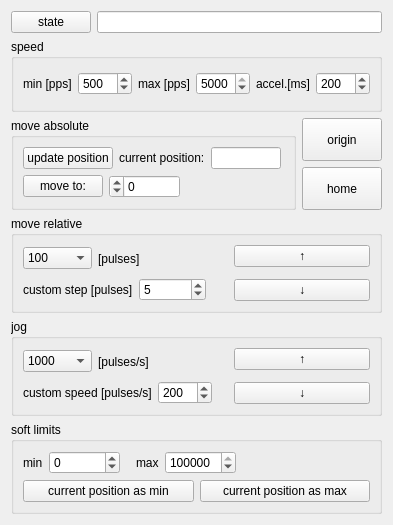
<?xml version="1.0" encoding="UTF-8"?>
<ui version="4.0">
 <class>Form</class>
 <widget class="QWidget" name="Form">
  <property name="geometry">
   <rect>
    <x>0</x>
    <y>0</y>
    <width>362</width>
    <height>525</height>
   </rect>
  </property>
  <property name="windowTitle">
   <string>GSC-01 stage controller</string>
  </property>
  <layout class="QVBoxLayout" name="verticalLayout">
   <item>
    <layout class="QHBoxLayout" name="horizontalLayout_11">
     <item>
      <widget class="QPushButton" name="device_state_pushButton">
       <property name="text">
        <string>state</string>
       </property>
      </widget>
     </item>
     <item>
      <widget class="QLineEdit" name="device_state_lineEdit">
       <property name="sizePolicy">
        <sizepolicy hsizetype="Expanding" vsizetype="Fixed">
         <horstretch>0</horstretch>
         <verstretch>0</verstretch>
        </sizepolicy>
       </property>
       <property name="readOnly">
        <bool>true</bool>
       </property>
      </widget>
     </item>
    </layout>
   </item>
   <item>
    <widget class="QGroupBox" name="groupBox_5">
     <property name="title">
      <string>speed</string>
     </property>
     <layout class="QHBoxLayout" name="horizontalLayout_13">
      <item>
       <widget class="QLabel" name="label_8">
        <property name="text">
         <string>min [pps]</string>
        </property>
       </widget>
      </item>
      <item>
       <widget class="QSpinBox" name="speed_min_spinBox">
        <property name="minimum">
         <number>100</number>
        </property>
        <property name="maximum">
         <number>1000</number>
        </property>
        <property name="value">
         <number>500</number>
        </property>
       </widget>
      </item>
      <item>
       <widget class="QLabel" name="label_9">
        <property name="text">
         <string>max [pps]</string>
        </property>
       </widget>
      </item>
      <item>
       <widget class="QSpinBox" name="speed_max_spinBox">
        <property name="minimum">
         <number>101</number>
        </property>
        <property name="maximum">
         <number>5000</number>
        </property>
        <property name="value">
         <number>5000</number>
        </property>
       </widget>
      </item>
      <item>
       <widget class="QLabel" name="label_10">
        <property name="text">
         <string>accel.[ms]</string>
        </property>
       </widget>
      </item>
      <item>
       <widget class="QSpinBox" name="acceleration_spinBox">
        <property name="minimum">
         <number>10</number>
        </property>
        <property name="maximum">
         <number>1000</number>
        </property>
        <property name="value">
         <number>200</number>
        </property>
       </widget>
      </item>
     </layout>
    </widget>
   </item>
   <item>
    <layout class="QHBoxLayout" name="horizontalLayout_12">
     <item>
      <widget class="QGroupBox" name="groupBox">
       <property name="title">
        <string>move absolute</string>
       </property>
       <layout class="QVBoxLayout" name="verticalLayout_4">
        <item>
         <layout class="QHBoxLayout" name="horizontalLayout_3">
          <item>
           <widget class="QPushButton" name="update_position_pushButton">
            <property name="text">
             <string>update position</string>
            </property>
           </widget>
          </item>
          <item>
           <widget class="QLabel" name="label">
            <property name="text">
             <string>current position:</string>
            </property>
           </widget>
          </item>
          <item>
           <widget class="QLineEdit" name="current_position_lineEdit">
            <property name="maxLength">
             <number>12</number>
            </property>
            <property name="readOnly">
             <bool>true</bool>
            </property>
           </widget>
          </item>
          <item>
           <spacer name="horizontalSpacer">
            <property name="orientation">
             <enum>Qt::Horizontal</enum>
            </property>
            <property name="sizeHint" stdset="0">
             <size>
              <width>40</width>
              <height>20</height>
             </size>
            </property>
           </spacer>
          </item>
         </layout>
        </item>
        <item>
         <layout class="QHBoxLayout" name="horizontalLayout_5">
          <item>
           <widget class="QPushButton" name="move_to_pushButton">
            <property name="text">
             <string>move to:</string>
            </property>
           </widget>
          </item>
          <item>
           <widget class="QSpinBox" name="absolute_move_position_spinbox">
            <property name="layoutDirection">
             <enum>Qt::RightToLeft</enum>
            </property>
            <property name="minimum">
             <number>-16777215</number>
            </property>
            <property name="maximum">
             <number>16777215</number>
            </property>
           </widget>
          </item>
          <item>
           <spacer name="horizontalSpacer_2">
            <property name="orientation">
             <enum>Qt::Horizontal</enum>
            </property>
            <property name="sizeHint" stdset="0">
             <size>
              <width>40</width>
              <height>20</height>
             </size>
            </property>
           </spacer>
          </item>
         </layout>
        </item>
       </layout>
      </widget>
     </item>
     <item>
      <layout class="QVBoxLayout" name="verticalLayout_8">
       <item>
        <widget class="QPushButton" name="origin_pushButton">
         <property name="sizePolicy">
          <sizepolicy hsizetype="Minimum" vsizetype="Minimum">
           <horstretch>0</horstretch>
           <verstretch>0</verstretch>
          </sizepolicy>
         </property>
         <property name="text">
          <string>origin</string>
         </property>
        </widget>
       </item>
       <item>
        <widget class="QPushButton" name="home_pushButton">
         <property name="sizePolicy">
          <sizepolicy hsizetype="Minimum" vsizetype="Minimum">
           <horstretch>0</horstretch>
           <verstretch>0</verstretch>
          </sizepolicy>
         </property>
         <property name="text">
          <string>home</string>
         </property>
        </widget>
       </item>
      </layout>
     </item>
    </layout>
   </item>
   <item>
    <widget class="QGroupBox" name="groupBox_2">
     <property name="title">
      <string>move relative</string>
     </property>
     <layout class="QHBoxLayout" name="horizontalLayout_4" stretch="6,4">
      <item>
       <layout class="QVBoxLayout" name="verticalLayout_2">
        <item>
         <layout class="QHBoxLayout" name="horizontalLayout_9">
          <item>
           <widget class="QComboBox" name="move_relative_pulses_comboBox">
            <property name="currentIndex">
             <number>2</number>
            </property>
            <item>
             <property name="text">
              <string>10000</string>
             </property>
            </item>
            <item>
             <property name="text">
              <string>1000</string>
             </property>
            </item>
            <item>
             <property name="text">
              <string>100</string>
             </property>
            </item>
            <item>
             <property name="text">
              <string>10</string>
             </property>
            </item>
            <item>
             <property name="text">
              <string>1</string>
             </property>
            </item>
            <item>
             <property name="text">
              <string>custom</string>
             </property>
            </item>
           </widget>
          </item>
          <item>
           <widget class="QLabel" name="label_4">
            <property name="text">
             <string>[pulses]</string>
            </property>
           </widget>
          </item>
          <item>
           <spacer name="horizontalSpacer_7">
            <property name="orientation">
             <enum>Qt::Horizontal</enum>
            </property>
            <property name="sizeHint" stdset="0">
             <size>
              <width>40</width>
              <height>20</height>
             </size>
            </property>
           </spacer>
          </item>
         </layout>
        </item>
        <item>
         <layout class="QHBoxLayout" name="horizontalLayout_2">
          <item>
           <widget class="QLabel" name="label_7">
            <property name="text">
             <string>custom step [pulses]</string>
            </property>
           </widget>
          </item>
          <item>
           <widget class="QSpinBox" name="custom_move_pulses_spinBox">
            <property name="minimum">
             <number>1</number>
            </property>
            <property name="maximum">
             <number>999999</number>
            </property>
            <property name="value">
             <number>5</number>
            </property>
           </widget>
          </item>
          <item>
           <spacer name="horizontalSpacer_3">
            <property name="orientation">
             <enum>Qt::Horizontal</enum>
            </property>
            <property name="sizeHint" stdset="0">
             <size>
              <width>40</width>
              <height>20</height>
             </size>
            </property>
           </spacer>
          </item>
         </layout>
        </item>
       </layout>
      </item>
      <item>
       <layout class="QVBoxLayout" name="verticalLayout_3">
        <property name="spacing">
         <number>12</number>
        </property>
        <item>
         <widget class="QPushButton" name="move_relative_positive_pushButton">
          <property name="sizePolicy">
           <sizepolicy hsizetype="Minimum" vsizetype="Minimum">
            <horstretch>0</horstretch>
            <verstretch>0</verstretch>
           </sizepolicy>
          </property>
          <property name="styleSheet">
           <string notr="true">font: 75 16pt &quot;Arial&quot;;</string>
          </property>
          <property name="text">
           <string>↑</string>
          </property>
          <property name="iconSize">
           <size>
            <width>16</width>
            <height>16</height>
           </size>
          </property>
         </widget>
        </item>
        <item>
         <widget class="QPushButton" name="move_relative_negative_pushButton">
          <property name="sizePolicy">
           <sizepolicy hsizetype="Minimum" vsizetype="Minimum">
            <horstretch>0</horstretch>
            <verstretch>0</verstretch>
           </sizepolicy>
          </property>
          <property name="styleSheet">
           <string notr="true">font: 75 16pt &quot;Arial&quot;;</string>
          </property>
          <property name="text">
           <string>↓</string>
          </property>
         </widget>
        </item>
       </layout>
      </item>
     </layout>
    </widget>
   </item>
   <item>
    <widget class="QGroupBox" name="groupBox_3">
     <property name="title">
      <string>jog</string>
     </property>
     <layout class="QHBoxLayout" name="horizontalLayout" stretch="6,4">
      <item>
       <layout class="QVBoxLayout" name="verticalLayout_6">
        <item>
         <layout class="QHBoxLayout" name="horizontalLayout_10">
          <item>
           <widget class="QComboBox" name="jog_speed_comboBox">
            <property name="currentIndex">
             <number>1</number>
            </property>
            <item>
             <property name="text">
              <string>2000</string>
             </property>
            </item>
            <item>
             <property name="text">
              <string>1000</string>
             </property>
            </item>
            <item>
             <property name="text">
              <string>500</string>
             </property>
            </item>
            <item>
             <property name="text">
              <string>100</string>
             </property>
            </item>
            <item>
             <property name="text">
              <string>custom</string>
             </property>
            </item>
           </widget>
          </item>
          <item>
           <widget class="QLabel" name="label_5">
            <property name="text">
             <string>[pulses/s]</string>
            </property>
           </widget>
          </item>
          <item>
           <spacer name="horizontalSpacer_8">
            <property name="orientation">
             <enum>Qt::Horizontal</enum>
            </property>
            <property name="sizeHint" stdset="0">
             <size>
              <width>40</width>
              <height>20</height>
             </size>
            </property>
           </spacer>
          </item>
         </layout>
        </item>
        <item>
         <layout class="QHBoxLayout" name="horizontalLayout_6">
          <item>
           <widget class="QLabel" name="label_6">
            <property name="text">
             <string>custom speed [pulses/s]</string>
            </property>
           </widget>
          </item>
          <item>
           <widget class="QSpinBox" name="custom_jog_speed_spinBox">
            <property name="minimum">
             <number>100</number>
            </property>
            <property name="maximum">
             <number>4000</number>
            </property>
            <property name="value">
             <number>200</number>
            </property>
           </widget>
          </item>
          <item>
           <spacer name="horizontalSpacer_4">
            <property name="orientation">
             <enum>Qt::Horizontal</enum>
            </property>
            <property name="sizeHint" stdset="0">
             <size>
              <width>40</width>
              <height>20</height>
             </size>
            </property>
           </spacer>
          </item>
         </layout>
        </item>
       </layout>
      </item>
      <item>
       <layout class="QVBoxLayout" name="verticalLayout_7">
        <property name="spacing">
         <number>12</number>
        </property>
        <item>
         <widget class="QPushButton" name="jog_positive_pushButton">
          <property name="sizePolicy">
           <sizepolicy hsizetype="Minimum" vsizetype="Minimum">
            <horstretch>0</horstretch>
            <verstretch>0</verstretch>
           </sizepolicy>
          </property>
          <property name="styleSheet">
           <string notr="true">font: 16pt &quot;Arial&quot;;</string>
          </property>
          <property name="text">
           <string>↑</string>
          </property>
         </widget>
        </item>
        <item>
         <widget class="QPushButton" name="jog_negative_pushButton">
          <property name="sizePolicy">
           <sizepolicy hsizetype="Minimum" vsizetype="Minimum">
            <horstretch>0</horstretch>
            <verstretch>0</verstretch>
           </sizepolicy>
          </property>
          <property name="styleSheet">
           <string notr="true">font: 16pt &quot;Arial&quot;;</string>
          </property>
          <property name="text">
           <string>↓</string>
          </property>
         </widget>
        </item>
       </layout>
      </item>
     </layout>
    </widget>
   </item>
   <item>
    <widget class="QGroupBox" name="groupBox_4">
     <property name="title">
      <string>soft limits</string>
     </property>
     <layout class="QVBoxLayout" name="verticalLayout_5">
      <item>
       <layout class="QHBoxLayout" name="horizontalLayout_8">
        <item>
         <widget class="QLabel" name="label_2">
          <property name="text">
           <string>min</string>
          </property>
         </widget>
        </item>
        <item>
         <widget class="QSpinBox" name="software_limit_min_spinBox">
          <property name="minimum">
           <number>-16777215</number>
          </property>
          <property name="maximum">
           <number>16777215</number>
          </property>
          <property name="value">
           <number>0</number>
          </property>
         </widget>
        </item>
        <item>
         <spacer name="horizontalSpacer_5">
          <property name="orientation">
           <enum>Qt::Horizontal</enum>
          </property>
          <property name="sizeType">
           <enum>QSizePolicy::Maximum</enum>
          </property>
          <property name="sizeHint" stdset="0">
           <size>
            <width>10</width>
            <height>20</height>
           </size>
          </property>
         </spacer>
        </item>
        <item>
         <widget class="QLabel" name="label_3">
          <property name="text">
           <string>max</string>
          </property>
         </widget>
        </item>
        <item>
         <widget class="QSpinBox" name="software_limit_max_spinBox">
          <property name="minimum">
           <number>-16777215</number>
          </property>
          <property name="maximum">
           <number>120000</number>
          </property>
          <property name="value">
           <number>120000</number>
          </property>
         </widget>
        </item>
        <item>
         <spacer name="horizontalSpacer_6">
          <property name="orientation">
           <enum>Qt::Horizontal</enum>
          </property>
          <property name="sizeHint" stdset="0">
           <size>
            <width>40</width>
            <height>20</height>
           </size>
          </property>
         </spacer>
        </item>
       </layout>
      </item>
      <item>
       <layout class="QHBoxLayout" name="horizontalLayout_7">
        <item>
         <widget class="QPushButton" name="set_current_software_min_pushButton">
          <property name="text">
           <string>current position as min</string>
          </property>
         </widget>
        </item>
        <item>
         <widget class="QPushButton" name="set_current_software_max_pushButton">
          <property name="text">
           <string>current position as max</string>
          </property>
         </widget>
        </item>
       </layout>
      </item>
     </layout>
    </widget>
   </item>
  </layout>
 </widget>
 <resources/>
 <connections/>
</ui>
